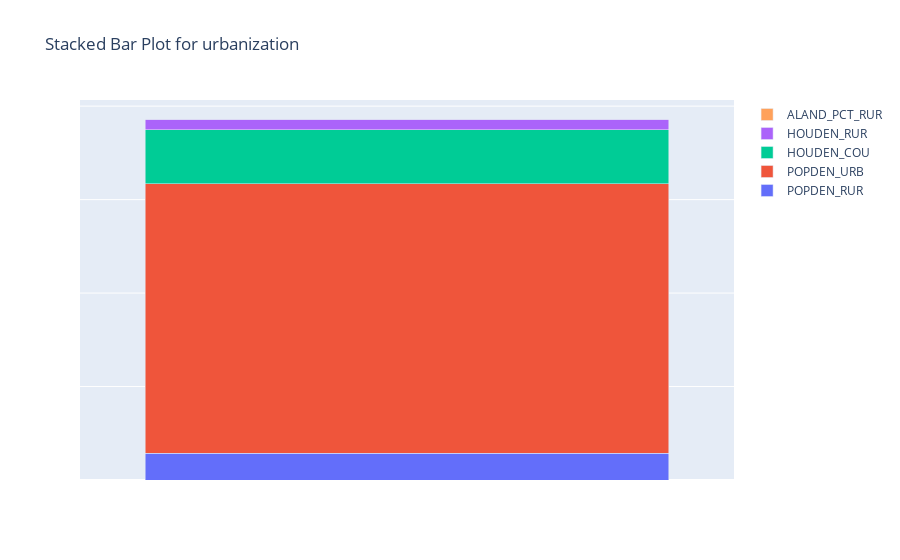
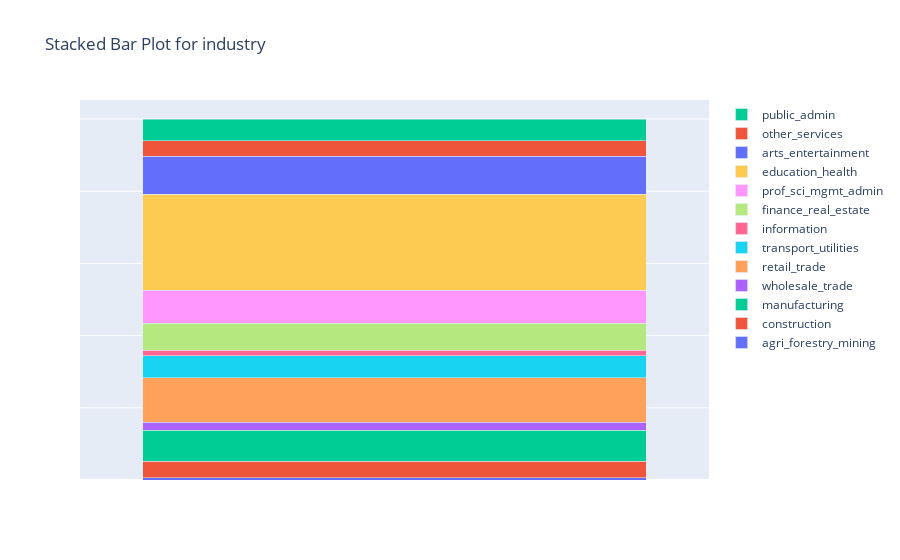
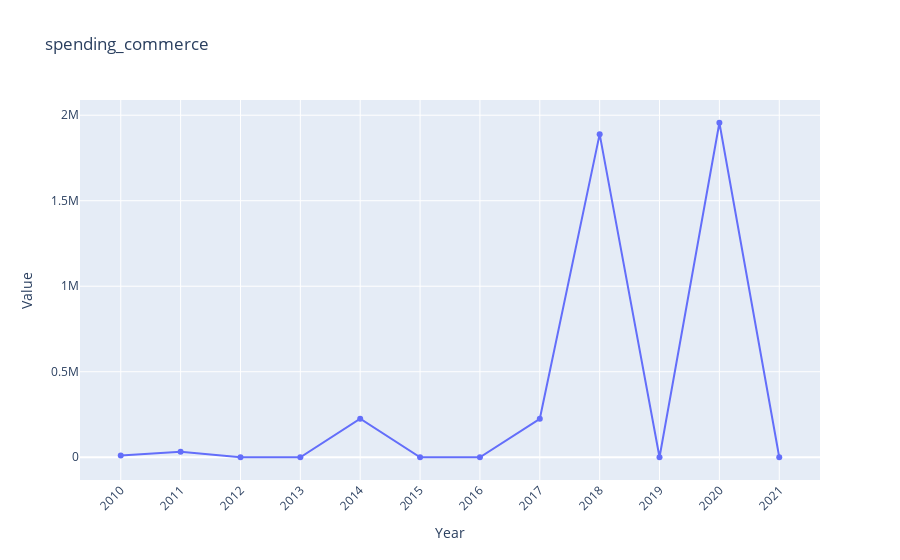
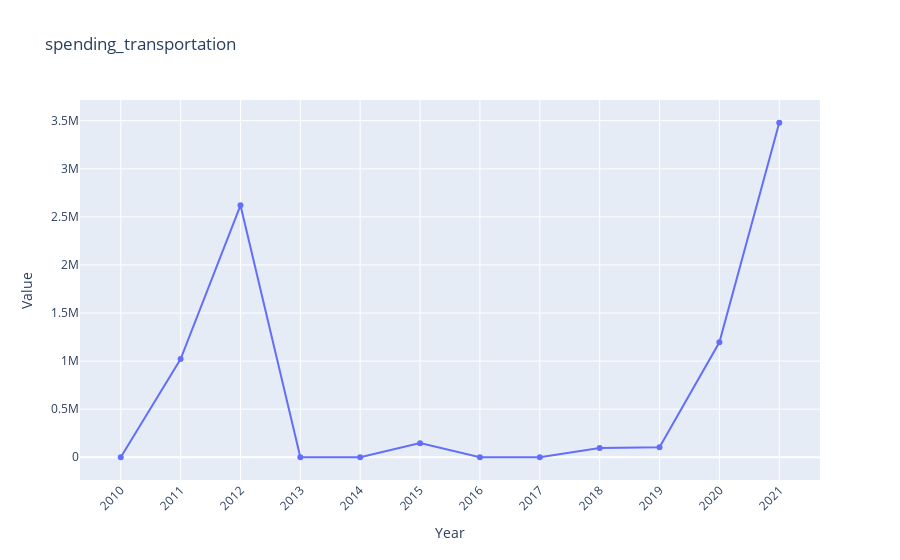

The notebook cell these images were saved under, in order:
### Code cell
# variables Ria asked for
fips = "13021"
variable = "urbanization"
plot_variable_categorical(fips, variable)
variable = "industry"
plot_variable_categorical(fips, variable)
variable = "spending_commerce"
plot_variable_timeseries(fips, variable)
variable = "spending_transportation"
plot_variable_timeseries(fips, variable)
variable = "spending_HHS"
plot_variable_timeseries(fips, variable)

### Figure 1 — Plotly figure (JSON) as saved in the notebook; plotly's stock layout.template omitted (floating-point values rounded to 4 significant figures)
{"data": [{"hoverinfo": "text", "hovertext": ["<b>POPDEN_RUR</b><br> 14237.2%"], "name": "POPDEN_RUR", "type": "bar", "x": [389], "y": [142.4]}, {"hoverinfo": "text", "hovertext": ["<b>POPDEN_URB</b><br> 144254.0%"], "name": "POPDEN_URB", "type": "bar", "x": [389], "y": [1443.0]}, {"hoverinfo": "text", "hovertext": ["<b>HOUDEN_COU</b><br> 28831.8%"], "name": "HOUDEN_COU", "type": "bar", "x": [389], "y": [288.3]}, {"hoverinfo": "text", "hovertext": ["<b>HOUDEN_RUR</b><br> 5728.2%"], "name": "HOUDEN_RUR", "type": "bar", "x": [389], "y": [57.28]}, {"hoverinfo": "text", "hovertext": ["<b>ALAND_PCT_RUR</b><br> 62.4%"], "name": "ALAND_PCT_RUR", "type": "bar", "x": [389], "y": [0.6242]}], "layout": {"barmode": "stack", "title": {"text": "Stacked Bar Plot for urbanization"}, "xaxis": {"showticklabels": false}, "yaxis": {"showticklabels": false}}}

### Figure 2 — Plotly figure (JSON) as saved in the notebook; plotly's stock layout.template omitted (floating-point values rounded to 4 significant figures)
{"data": [{"hoverinfo": "text", "hovertext": ["<b>agri_forestry_mining</b><br> 0.6%"], "name": "agri_forestry_mining", "type": "bar", "x": [389], "y": [0.006153]}, {"hoverinfo": "text", "hovertext": ["<b>construction</b><br> 4.6%"], "name": "construction", "type": "bar", "x": [389], "y": [0.04586]}, {"hoverinfo": "text", "hovertext": ["<b>manufacturing</b><br> 8.5%"], "name": "manufacturing", "type": "bar", "x": [389], "y": [0.08543]}, {"hoverinfo": "text", "hovertext": ["<b>wholesale_trade</b><br> 2.3%"], "name": "wholesale_trade", "type": "bar", "x": [389], "y": [0.0227]}, {"hoverinfo": "text", "hovertext": ["<b>retail_trade</b><br> 12.4%"], "name": "retail_trade", "type": "bar", "x": [389], "y": [0.1236]}, {"hoverinfo": "text", "hovertext": ["<b>transport_utilities</b><br> 6.1%"], "name": "transport_utilities", "type": "bar", "x": [389], "y": [0.06099]}, {"hoverinfo": "text", "hovertext": ["<b>information</b><br> 1.5%"], "name": "information", "type": "bar", "x": [389], "y": [0.01475]}, {"hoverinfo": "text", "hovertext": ["<b>finance_real_estate</b><br> 7.5%"], "name": "finance_real_estate", "type": "bar", "x": [389], "y": [0.07535]}, {"hoverinfo": "text", "hovertext": ["<b>prof_sci_mgmt_admin</b><br> 9.1%"], "name": "prof_sci_mgmt_admin", "type": "bar", "x": [389], "y": [0.0905]}, {"hoverinfo": "text", "hovertext": ["<b>education_health</b><br> 26.6%"], "name": "education_health", "type": "bar", "x": [389], "y": [0.2659]}, {"hoverinfo": "text", "hovertext": ["<b>arts_entertainment</b><br> 10.5%"], "name": "arts_entertainment", "type": "bar", "x": [389], "y": [0.1051]}, {"hoverinfo": "text", "hovertext": ["<b>other_services</b><br> 4.3%"], "name": "other_services", "type": "bar", "x": [389], "y": [0.04279]}, {"hoverinfo": "text", "hovertext": ["<b>public_admin</b><br> 6.1%"], "name": "public_admin", "type": "bar", "x": [389], "y": [0.06085]}], "layout": {"barmode": "stack", "title": {"text": "Stacked Bar Plot for industry"}, "xaxis": {"showticklabels": false}, "yaxis": {"showticklabels": false}}}

### Figure 3 — Plotly figure (JSON) as saved in the notebook; plotly's stock layout.template omitted (floating-point values rounded to 4 significant figures)
{"data": [{"mode": "lines+markers", "name": "Values", "type": "scatter", "x": ["2010", "2011", "2012", "2013", "2014", "2015", "2016", "2017", "2018", "2019", "2020", "2021"], "y": [10000, 32500, 0, 0, 225000, 0, 0, 225000, 1889367, 0, 1956000.0, 0]}], "layout": {"title": {"text": "spending_commerce"}, "xaxis": {"tickangle": -45, "title": {"text": "Year"}}, "yaxis": {"title": {"text": "Value"}}}}

### Figure 4 — Plotly figure (JSON) as saved in the notebook; plotly's stock layout.template omitted (floating-point values rounded to 4 significant figures)
{"data": [{"mode": "lines+markers", "name": "Values", "type": "scatter", "x": ["2010", "2011", "2012", "2013", "2014", "2015", "2016", "2017", "2018", "2019", "2020", "2021"], "y": [0, 1021336, 2620357, 0, 0, 146771, 0, 0, 95620.0, 104000.0, 1195000.0, 3479000.0]}], "layout": {"title": {"text": "spending_transportation"}, "xaxis": {"tickangle": -45, "title": {"text": "Year"}}, "yaxis": {"title": {"text": "Value"}}}}
